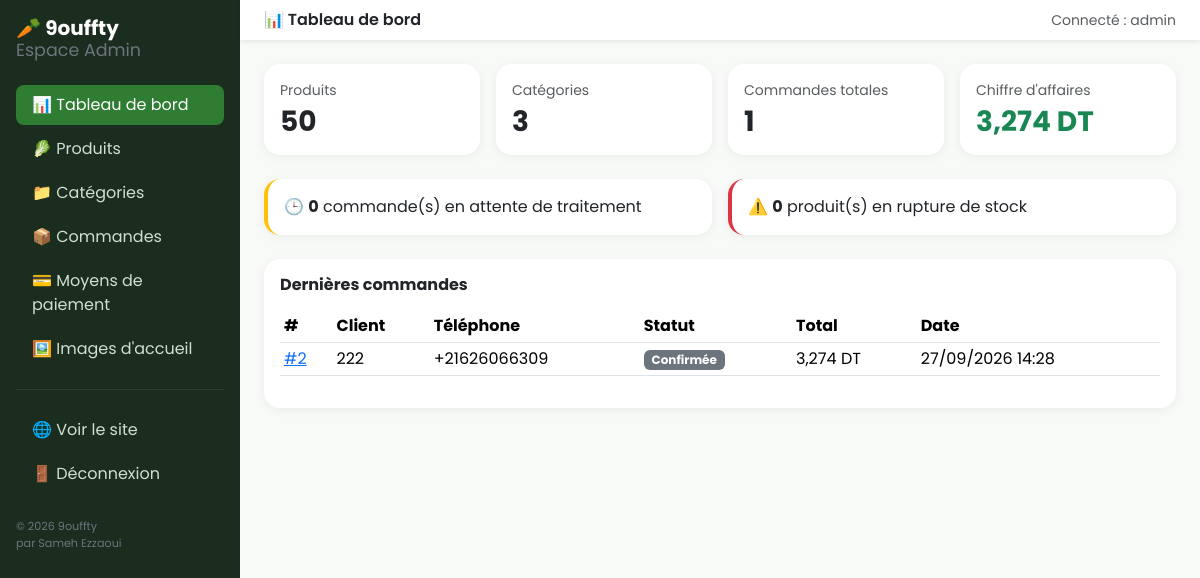
The app's page /gestion/ (signed in), older data.
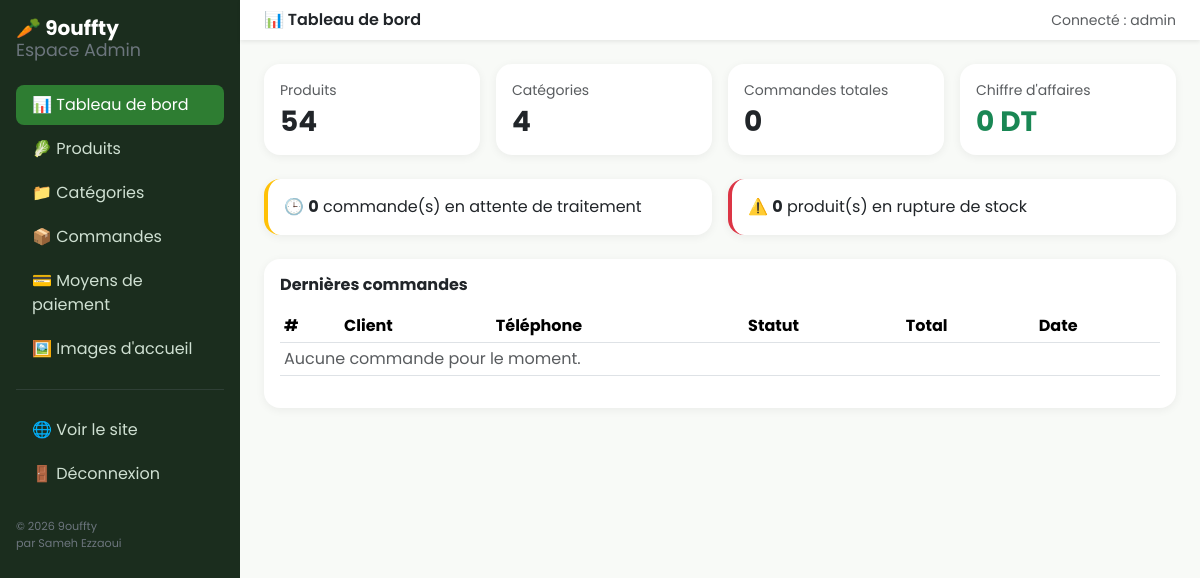
The same page, newer data.
### boutique/models.py (models this page shows, shortened)
class Commande(models.Model):
    STATUT_CHOICES = [
        ('en_attente', 'En attente'),
        ('confirmee', 'Confirmée'),
        ('en_livraison', 'En livraison'),
        ('livree', 'Livrée'),
        ('annulee', 'Annulée'),
    ]
    GOUVERNORAT_CHOICES = [
        ('Ariana', 'Ariana'), ('Béja', 'Béja'), ('Ben Arous', 'Ben Arous'),
        ('Bizerte', 'Bizerte'), ('Gabès', 'Gabès'), ('Gafsa', 'Gafsa'),
        ('Jendouba', 'Jendouba'), ('Kairouan', 'Kairouan'), ('Kasserine', 'Kasserine'),
        ('Kébili', 'Kébili'), ('Kef', 'Le Kef'), ('Mahdia', 'Mahdia'),
        ('Manouba', 'Manouba'), ('Médenine', 'Médenine'), ('Monastir', 'Monastir'),
        ('Nabeul', 'Nabeul'), ('Sfax', 'Sfax'), ('Sidi Bouzid', 'Sidi Bouzid'),
        ('Siliana', 'Siliana'), ('Sousse', 'Sousse'), ('Tataouine', 'Tataouine'),
        ('Tozeur', 'Tozeur'), ('Tunis', 'Tunis'), ('Zaghouan', 'Zaghouan'),
    ]
    nom_client = models.CharField(max_length=150)
    telephone = models.CharField(max_length=20)
    adresse = models.TextField()
    gouvernorat = models.CharField(max_length=30, choices=GOUVERNORAT_CHOICES, default='Monastir')
    email = models.EmailField(blank=True)
    statut = models.CharField(max_length=20, choices=STATUT_CHOICES, default='en_attente')
    date_commande = models.DateTimeField(auto_now_add=True)
    date_maj = models.DateTimeField(auto_now=True)
    note = models.TextField(blank=True, help_text="Note du client ou consigne de livraison")
    class Meta:
        verbose_name = "Commande"
        verbose_name_plural = "Commandes"
        ordering = ['-date_commande']
    @property
    def total(self):
        return sum(ligne.sous_total for ligne in self.lignes.all())

class LigneCommande(models.Model):
    commande = models.ForeignKey(Commande, related_name='lignes', on_delete=models.CASCADE)
    produit = models.ForeignKey(Produit, related_name='lignes_commande', on_delete=models.SET_NULL, null=True)
    nom_produit = models.CharField(max_length=150)
    prix_unitaire = models.DecimalField(max_digits=8, decimal_places=3)
    quantite = models.PositiveIntegerField(default=1)
    @property
    def sous_total(self):
        return self.prix_unitaire * self.quantite

### dashboard/views.py (the view)
# urls.py: path('', views.accueil, name='accueil'),
@login_required(login_url='dashboard:login')
@user_passes_test(est_staff, login_url='dashboard:login')
def accueil(request):
    total_produits = Produit.objects.count()
    total_categories = Categorie.objects.count()
    total_commandes = Commande.objects.count()
    commandes_en_attente = Commande.objects.filter(statut='en_attente').count()
    produits_rupture = Produit.objects.filter(stock=0).count()
    ca_total = sum(c.total for c in Commande.objects.exclude(statut='annulee'))
    dernieres_commandes = Commande.objects.all()[:8]
    return render(request, 'dashboard/accueil.html', {
        'total_produits': total_produits,
        'total_categories': total_categories,
        'total_commandes': total_commandes,
        'commandes_en_attente': commandes_en_attente,
        'produits_rupture': produits_rupture,
        'ca_total': ca_total,
        'dernieres_commandes': dernieres_commandes,
    })

### boutique/context_processors.py (called while the page is built)
def types_categories(request):
    types_utilises = (
        Categorie.objects.values_list('type_produit', flat=True).distinct()
    )
    choices_dict = dict(Categorie.TYPE_CHOICES)
    types_disponibles = [
        (code, choices_dict.get(code, code)) for code in types_utilises
    ]
    types_disponibles.sort(key=lambda t: t[1])
    return {'types_produits_nav': types_disponibles}

def moyens_paiement_global(request):
    return {'moyens_paiement_global': MoyenPaiement.objects.filter(actif=True)}

### dashboard/views.py (called while the page is built)
def est_staff(user):
    return user.is_active and user.is_staff

### templates/dashboard/accueil.html (shortened to what this page needs)
{% extends 'dashboard/base_dashboard.html' %}
{% block header %}📊 Tableau de bord{% endblock %}
{% block dashboard_content %}
<div class="row g-3 mb-4">
  <div class="col-md-3">
    <div class="card stat-card p-3">
      <p class="text-muted small mb-1">Produits</p>
      <p class="h3 fw-bold mb-0">{{ total_produits }}</p>
    </div>
  </div>
  <div class="col-md-3">
    <div class="card stat-card p-3">
      <p class="text-muted small mb-1">Catégories</p>
      <p class="h3 fw-bold mb-0">{{ total_categories }}</p>
    </div>
  </div>
  <div class="col-md-3">
    <div class="card stat-card p-3">
      <p class="text-muted small mb-1">Commandes totales</p>
      <p class="h3 fw-bold mb-0">{{ total_commandes }}</p>
    </div>
  </div>
  <div class="col-md-3">
    <div class="card stat-card p-3">
      <p class="text-muted small mb-1">Chiffre d'affaires</p>
      <p class="h3 fw-bold mb-0 text-success">{{ ca_total }} DT</p>
    </div>
  </div>
</div>
<div class="row g-3 mb-4">
  <div class="col-md-6">
    <div class="card stat-card p-3 border-start border-4 border-warning">
      <p class="mb-0">🕒 <strong>{{ commandes_en_attente }}</strong> commande(s) en attente de traitement</p>
    </div>
  </div>
  <div class="col-md-6">
    <div class="card stat-card p-3 border-start border-4 border-danger">
      <p class="mb-0">⚠️ <strong>{{ produits_rupture }}</strong> produit(s) en rupture de stock</p>
    </div>
  </div>
</div>
<div class="card stat-card p-3">
  <h2 class="h6 fw-bold mb-3">Dernières commandes</h2>
  <div class="table-responsive">
    <table class="table table-sm align-middle">
      <thead><tr><th>#</th><th>Client</th><th>Téléphone</th><th>Statut</th><th>Total</th><th>Date</th></tr></thead>
      <tbody>
        {% for c in dernieres_commandes %}
        <tr>
          <td><a href="{% url 'dashboard:commande_detail' c.pk %}">#{{ c.id }}</a></td>
          <td>{{ c.nom_client }}</td>
          <td>{{ c.telephone }}</td>
          <td><span class="badge bg-secondary">{{ c.get_statut_display }}</span></td>
          <td>{{ c.total }} DT</td>
          <td>{{ c.date_commande|date:"d/m/Y H:i" }}</td>
        </tr>
        {% empty %}
        <tr><td colspan="6" class="text-muted">Aucune commande pour le moment.</td></tr>
        {% endfor %}
      </tbody>
    </table>
  </div>
</div>
{% endblock %}

Row changes from the older to the newer data that the page shows:
removed Commande: id "2", nom_client "222", telephone "+21626066309", statut "Confirmée", total "3,274", date_commande "27/09/2026 14:28"
Text that changed along with them:
{{ total_produits }}: "50" → "54"
{{ total_categories }}: "3" → "4"
{{ total_commandes }}: "1" → "0"
{{ ca_total }}: "3,274" → "0"
text now shown: "Aucune commande pour le moment."
